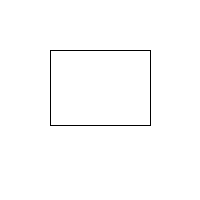
Frame 1 (no input)
Frame 60 (the mouse pressed at the canvas centre just before this capture): identical to frame 1, image omitted
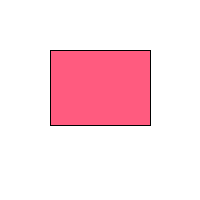
Frame 120 (the mouse held since frame 60 and released just before this capture)

The Processing sketch that drew these frames (run headless with seeded random() and noise(); from frame 60 on, the mouse is pressed at the canvas centre):

// Processing sketch: rectangle_change_color_when_mouse_on_it
// ── rectangle_change_color_when_mouse_on_it.pde
int x = 50;
int y = 50;
int w = 100;
int h = 75;
void setup() {
 size(200, 200);
}

void draw() {
  background(255);
 stroke(0);
  if (mouseX > x && mouseX < x + w && mouseY > y && mouseY < y + h) {

  fill(255,91,127);
}
else { fill(255,255,255); }
rect(x, y, w, h);
}
